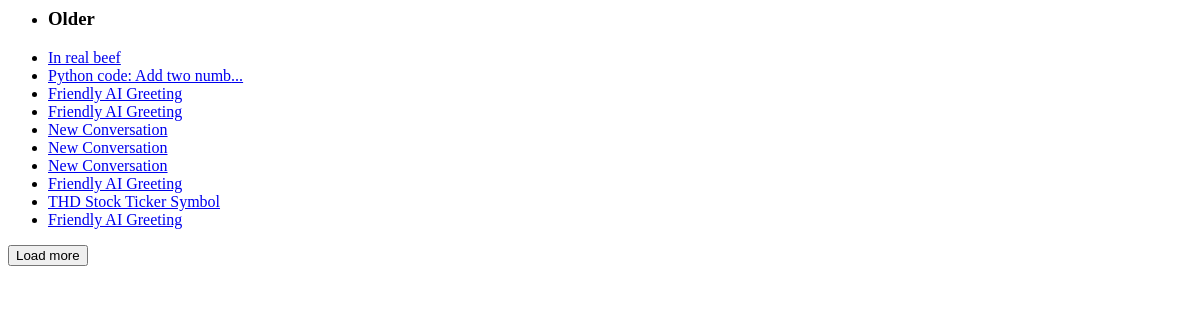
Page /conversation-list on the earlier database version.
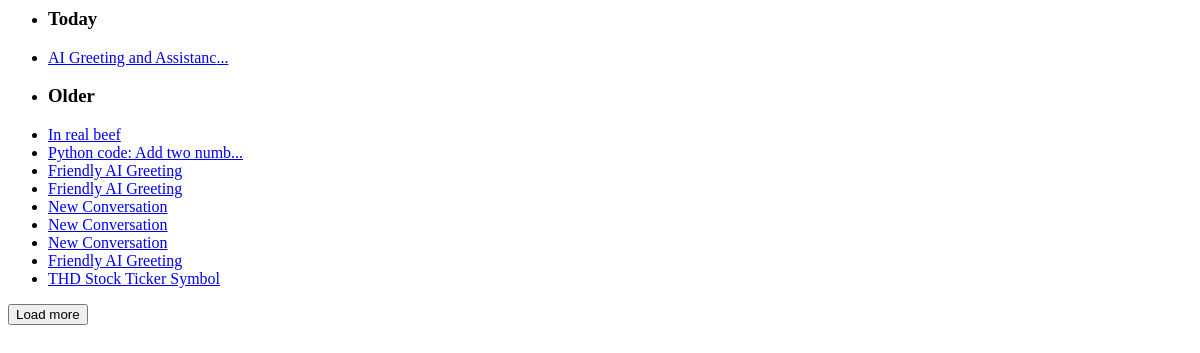
Same page on the later database version.
### apps/chat/models.py (models this page shows, shortened)
class Conversation(models.Model):
    user = models.ForeignKey(settings.AUTH_USER_MODEL, on_delete=models.CASCADE, null=True, blank=True)
    title = models.CharField(max_length=256)
    slug = models.SlugField(max_length=36, unique=True, editable=False)
    created_at = models.DateTimeField(auto_now_add=True)
    updated_at = models.DateTimeField(auto_now=True)
    is_deleted = models.BooleanField(default=False)
    session_key = models.CharField(max_length=40, null=True, blank=True)
    is_archived = models.BooleanField(default=False)
    is_starred = models.BooleanField(default=False)
    class Meta:
        ordering = ['-created_at']
        indexes = [
            models.Index(fields=['user']),
            models.Index(fields=['session_key']),
            models.Index(fields=['created_at']),
        ]
    def get_absolute_url(self):
        return reverse('chat:conversation_detail', kwargs={'slug': self.slug})

### apps/chat/views.py (the view)
# urls.py: path('conversation-list', views.conversation_list, name='conversation_list'),
def conversation_list(request):
    search_query = request.GET.get('search', '')
    if request.user.is_authenticated:
        conversations = Conversation.objects.filter(
            user=request.user,
            is_deleted=False
        )
    else:
        session_key = request.session.session_key
        if not session_key:
            request.session.create()
            session_key = request.session.session_key
        conversations = Conversation.objects.filter(
            session_key=session_key,
            is_deleted=False
        )
    if search_query:
        conversations = conversations.filter(title__icontains=search_query)
    conversations = conversations.order_by('-updated_at')
    paginator = Paginator(conversations, 10)  # Show 10 conversations per page
    page_number = request.GET.get('page')
    page_obj = paginator.get_page(page_number)
    today = timezone.now().date()
    yesterday = today - timezone.timedelta(days=1)
    last_week = today - timezone.timedelta(days=7)
    grouped_conversations = defaultdict(list)
    for conversation in page_obj:
        if conversation.updated_at.date() == today:
            grouped_conversations['Today'].append(conversation)
        elif conversation.updated_at.date() == yesterday:
            grouped_conversations['Yesterday'].append(conversation)
        elif conversation.updated_at.date() > last_week:
            grouped_conversations['Last 7 days'].append(conversation)
        else:
            grouped_conversations['Older'].append(conversation)
    return render(request, 'chat/partials/conversation_list.html', {
        'grouped_conversations': dict(grouped_conversations),
        'page_obj': page_obj,
        'search_query': search_query
    })

### apps/chat/context_processors.py (called while the page is built)
def conversations(request):
    if request.user.is_authenticated:
        conversations = Conversation.objects.filter(user=request.user, is_deleted=False).order_by('-updated_at')
    else:
        session_key = request.session.session_key or request.session.create()
        conversations = Conversation.objects.filter(session_key=session_key, is_deleted=False).order_by('-updated_at')
    return {'conversations': conversations}

### templates/chat/partials/conversation_list.html (shortened to what this page needs)
<ul class="space-y-2" id="conversation-list">
    {% for group, conversations in grouped_conversations.items %}
    {% if conversations %}
    <li class="relative z-[15]">
        <div class="group relative">
            <div class="flex items-center gap-x-3 py-2 px-3 text-sm text-gray-700 rounded-lg">
                <h3 class="font-semibold text-gray-500 dark:text-gray-400">{{ group }}</h3>
            </div>
        </div>
    </li>
    {% for conversation in conversations %}
    <li class="relative z-[15]" id="conversation-{{ conversation.slug }}">
        <div class="group relative conversation-item flex items-center justify-between hover:bg-gray-100 dark:hover:bg-neutral-900 rounded-lg">
            <a class="flex-grow py-2 px-3 text-sm text-gray-700 dark:text-gray-400 dark:hover:text-neutral-300 overflow-hidden"
               href="{{ conversation.get_absolute_url }}">
                <span id="conversation-title-{{ conversation.slug }}"
                      class="conversation-title inline-block w-full overflow-hidden text-ellipsis whitespace-nowrap"
                      hx-get="{% url 'chat:get_conversation_title' conversation.slug %}"
                      hx-trigger=""
                      hx-target="#conversation-title-{{ conversation.slug }}"
                      hx-swap="innerHTML">
                      {% if conversation.title|length > 25 %}
                      {{ conversation.title|slice:":25" }}...
                  {% else %}
                      {{ conversation.title }}
                  {% endif %}
                </span>
            </a>
        </div>
    </li>
    {% endfor %}
    {% endif %}
    {% endfor %}
</ul>
{% if page_obj.has_next %}
<div id="load-more-container" class="w-full text-center mt-4 mb-4">
    <button type="button"
            hx-get="{% url 'chat:conversation_list' %}?page={{ page_obj.next_page_number }}{% if search_query %}&search={{ search_query }}{% endif %}"
            hx-target="#load-more-container"
            hx-swap="outerHTML"
            class="rounded-lg border border-gray-200 bg-white px-5 py-2.5 text-sm font-medium text-gray-900 hover:bg-gray-700 hover:text-white focus:z-10 focus:outline-none focus:ring-4 focus:ring-gray-100 dark:border-gray-600 dark:bg-gray-800 dark:text-gray-400 dark:hover:bg-gray-700 dark:hover:text-white dark:focus:ring-gray-700">
        Load more
    </button>
</div>
{% endif %}

### templates/chat/partials/conversation_list.html (style rules this page uses)
.conversation-title { transition: max-width 0.3s ease-in-out; }

Differences in the rows shown:
no longer on this page (row unchanged): Conversation: title "Friendly AI Greeting", shown under "Older"
added Conversation: group "Today", title "AI Greeting and Assistanc"
